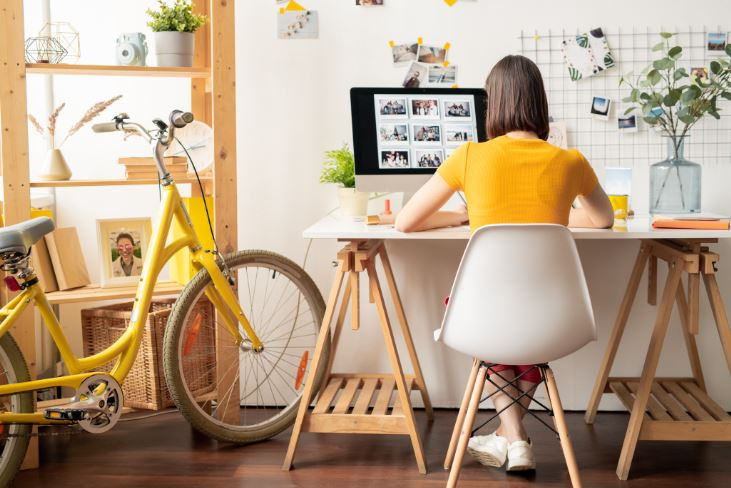
#> input picture FreeCodeCamp/01/photos/4.jpg, 731 x 488 px
$ python smoothing.py
#> lines starting #> are read from the running program, lines starting #| are printed output that depends on the picture
import cv2 as cv
import numpy as np

img = cv.imread('photos/4.jpg')
#> img is the input picture: shape (488, 731, 3); mean B, G, R 133.2, 159.3, 182.5
cv.imshow('Image', img)

# Averaging
average = cv.blur(img, (7,7)) #(3,3) (5,5)
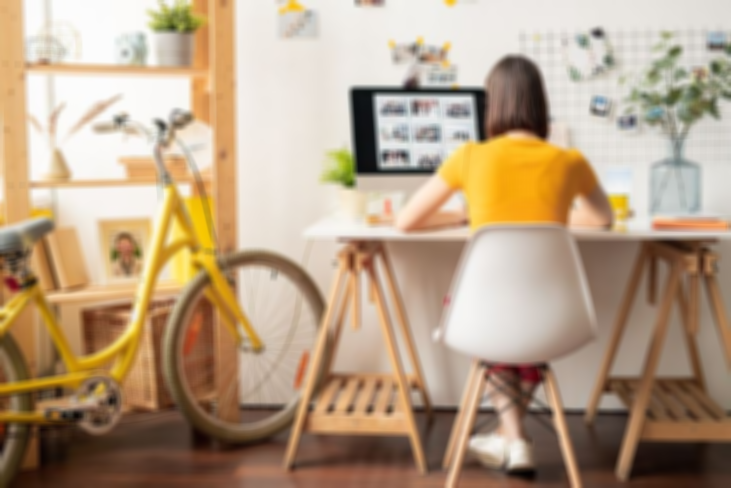
#> average: shape (488, 731, 3); mean B, G, R 133.2, 159.3, 182.5
cv.imshow('Average Blur', average)


#Gaussian Blur
gauss = cv.GaussianBlur(img, (7,7), 0)
cv.imshow('Gaussian Blur', gauss)

# Median Blur
median = cv.medianBlur(img, 7)
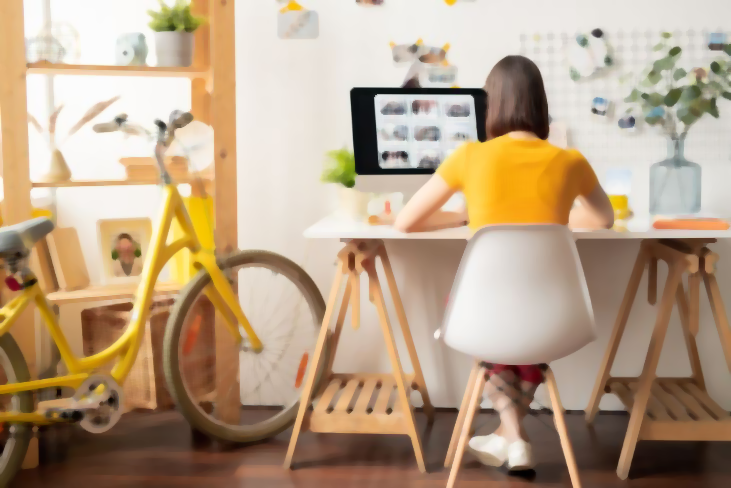
#> median: shape (488, 731, 3); mean B, G, R 133.9, 160.4, 183.8
cv.imshow('Median Blur', median)

#Bilateral
bilateral = cv.bilateralFilter(img, 10, 30,25)
cv.imshow('Bilateral Blur', bilateral)

cv.waitKey(0)

#parei no minuto 1:44:25

$ run again, with FreeCodeCamp/01/photos/1.jpg copied over FreeCodeCamp/01/photos/4.jpg
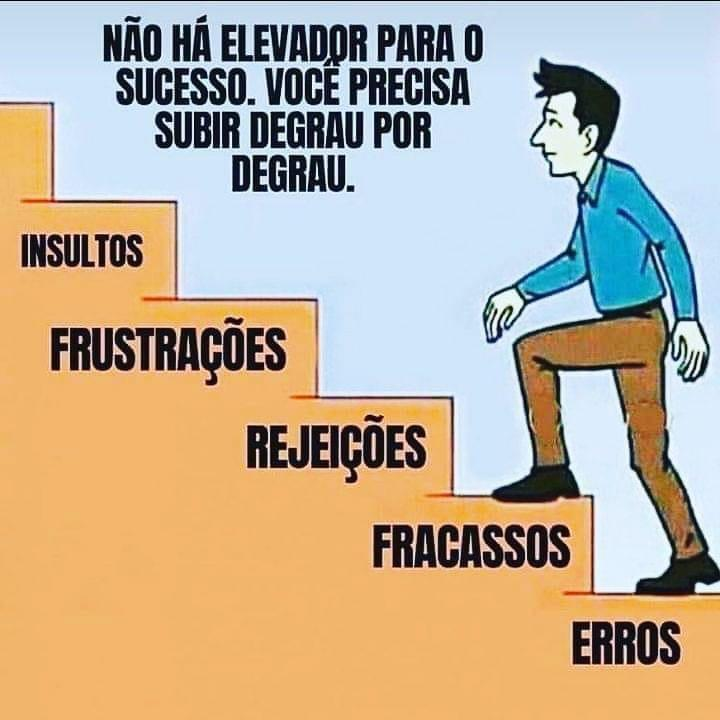
#> input picture FreeCodeCamp/01/photos/1.jpg, 720 x 720 px
#> img is the input picture: shape (720, 720, 3); mean B, G, R 152.8, 175.2, 190.8
#> `gauss = cv.GaussianBlur(img, (7,7), 0)`:
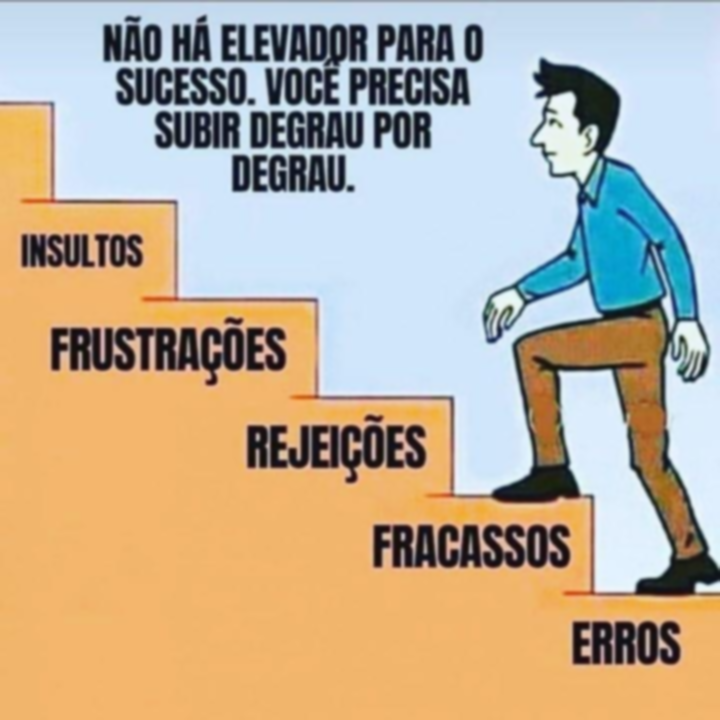
#> gauss: shape (720, 720, 3); mean B, G, R 152.9, 175.3, 190.9
#> `median = cv.medianBlur(img, 7)`:
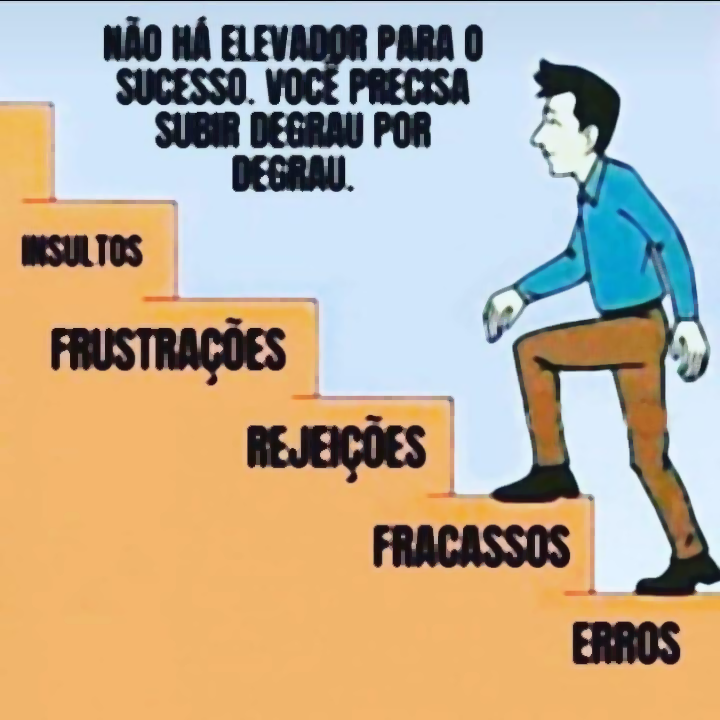
#> median: shape (720, 720, 3); mean B, G, R 151.3, 174.1, 189.7

$ run again, with FreeCodeCamp/01/photos/2.jpg copied over FreeCodeCamp/01/photos/4.jpg
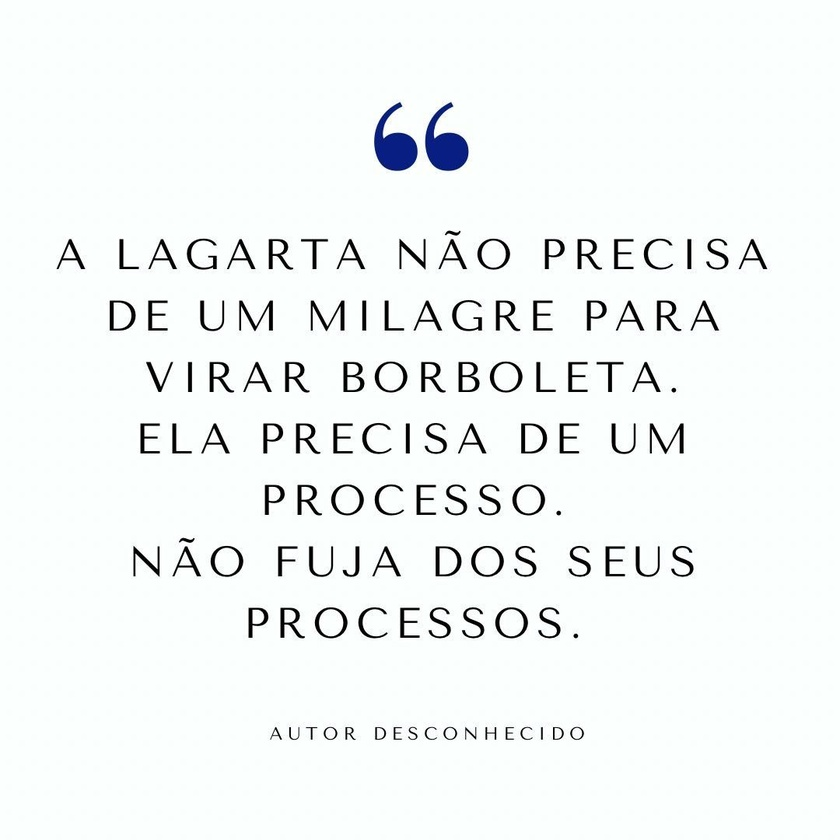
#> input picture FreeCodeCamp/01/photos/2.jpg, 840 x 840 px, shrunk from 1080 x 1080 before the run
#> img is the input picture: shape (840, 840, 3); mean B, G, R 245.5, 246, 242.2
#> `gauss = cv.GaussianBlur(img, (7,7), 0)`:
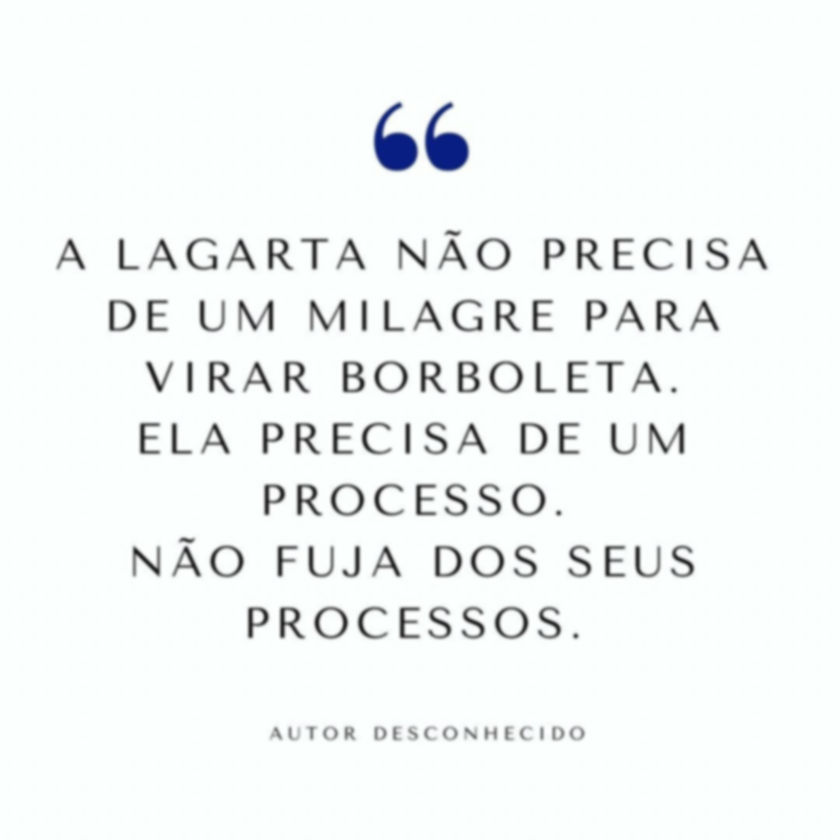
#> gauss: shape (840, 840, 3); mean B, G, R 245.5, 246, 242.2
#> `median = cv.medianBlur(img, 7)`:
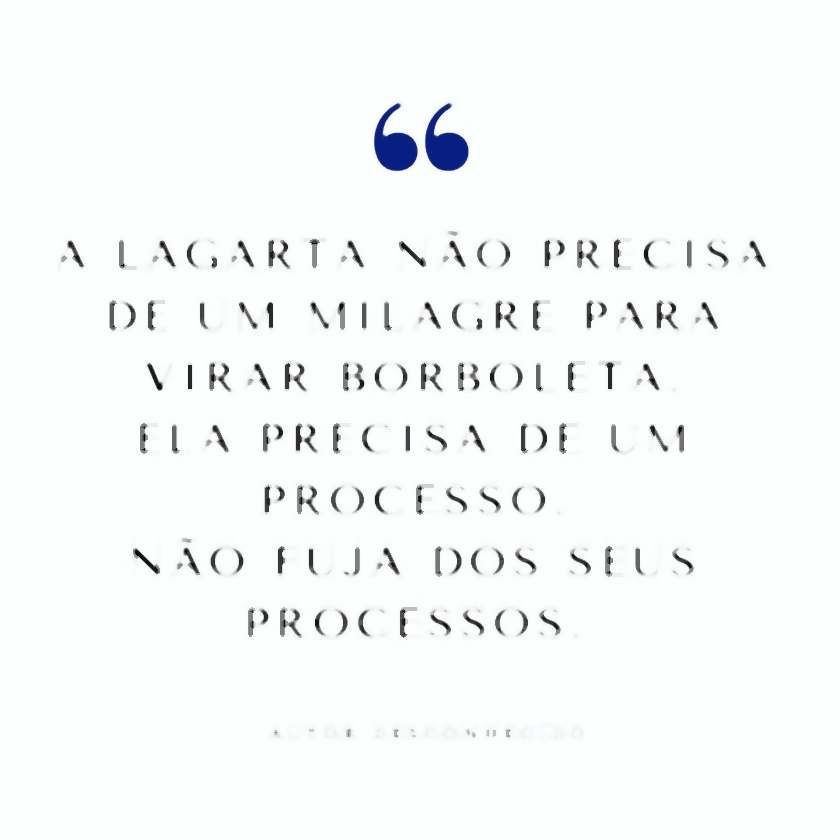
#> median: shape (840, 840, 3); mean B, G, R 249, 249.5, 245.7

$ run again, with FreeCodeCamp/01/photos/3.JPG copied over FreeCodeCamp/01/photos/4.jpg
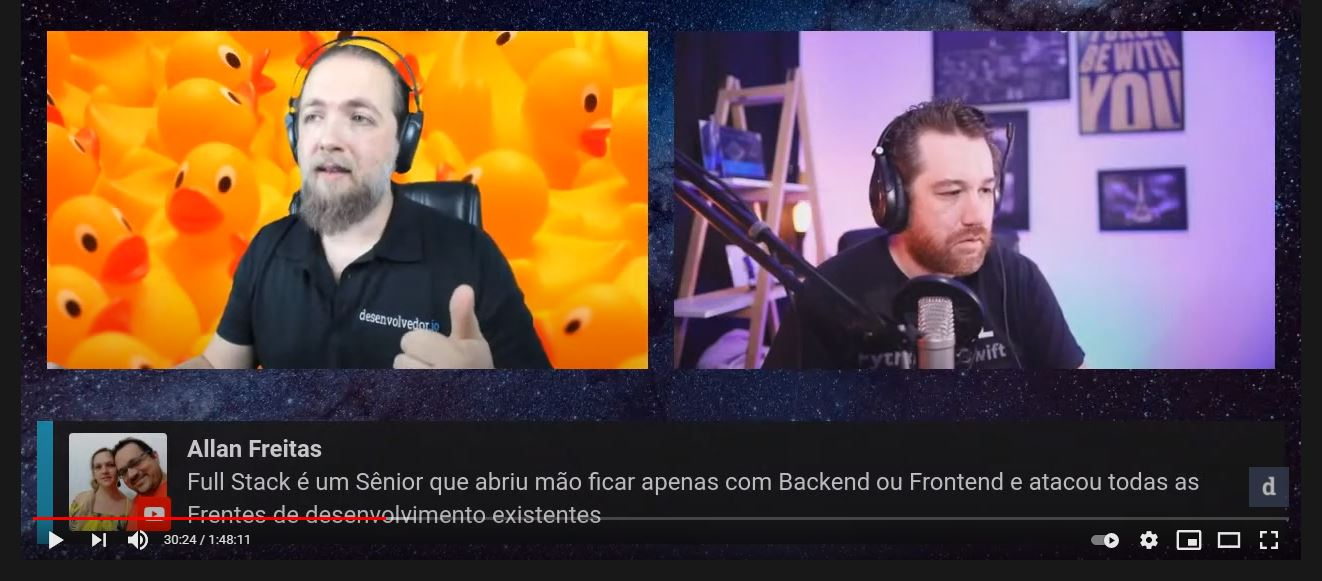
#> input picture FreeCodeCamp/01/photos/3.JPG, 1322 x 581 px
#> img is the input picture: shape (581, 1322, 3); mean B, G, R 70.3, 77.5, 103.5
#> `average = cv.blur(img, (7,7))`:
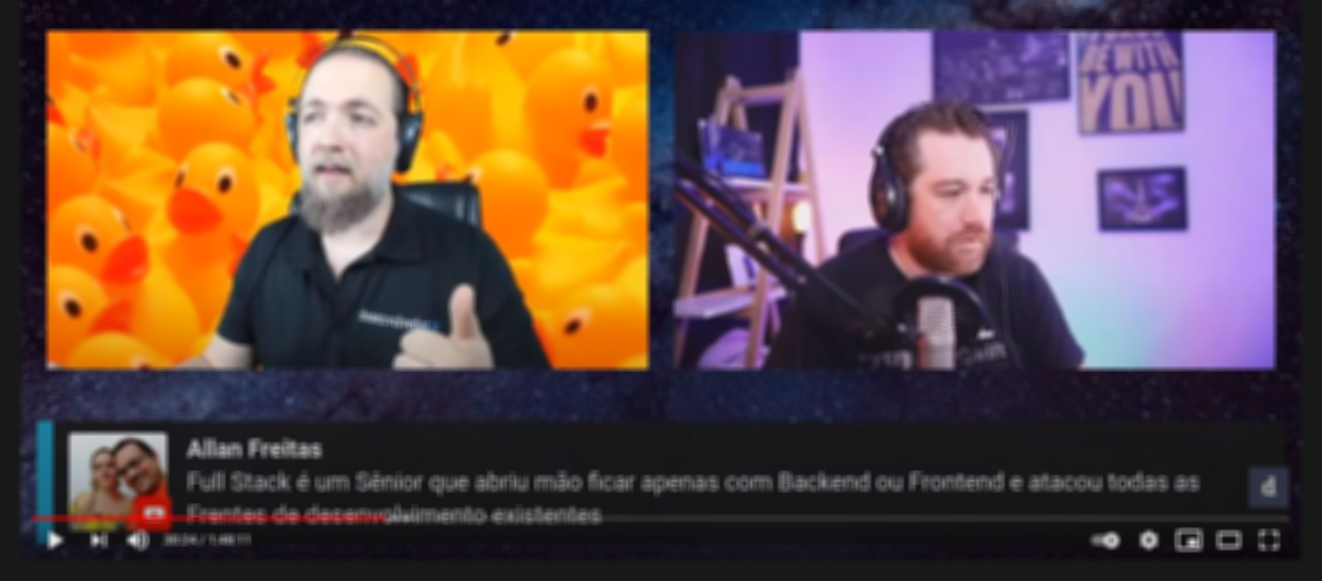
#> average: shape (581, 1322, 3); mean B, G, R 70.3, 77.5, 103.5
#> `median = cv.medianBlur(img, 7)`:
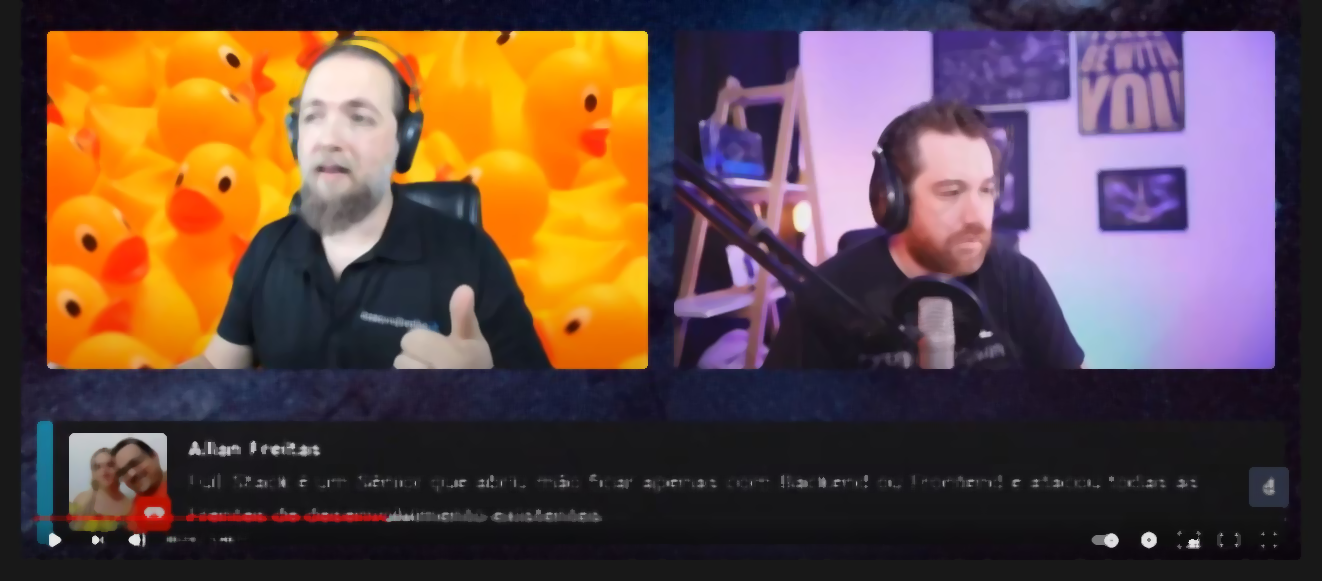
#> median: shape (581, 1322, 3); mean B, G, R 68.6, 76, 102.2
